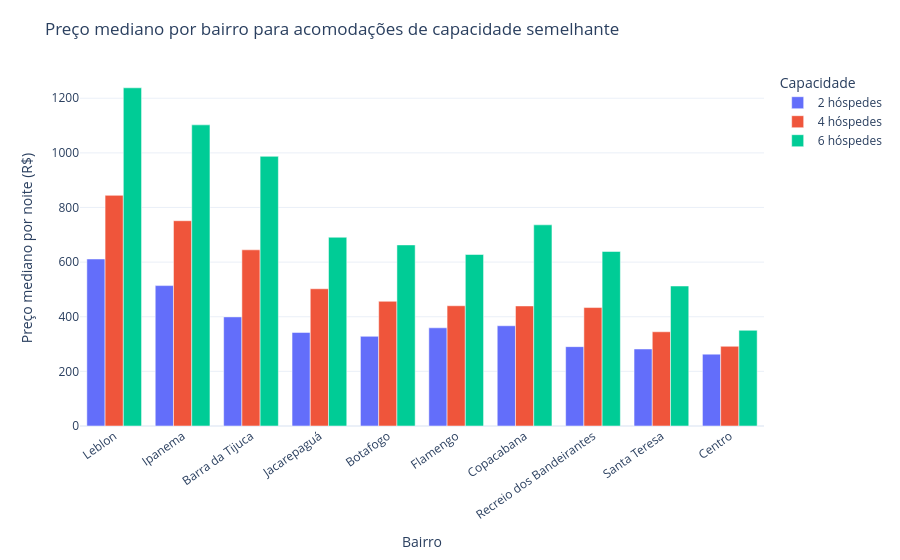

The notebook cell this image was saved under:
### Markdown cell above
### Gráfico 2 — *Preço mediano por bairro para acomodações de capacidade semelhante*

**Justificativa do tipo:** *O gráfico de barras agrupadas permite comparar simultaneamente bairros e capacidades de hospedagem. A separação entre anúncios para 2, 4 e 6 hóspedes permite observar se as diferenças de preço entre bairros permanecem mesmo quando comparamos ofertas de porte semelhante.*  
**Decisões de tratamento:** *Foram selecionados os 10 bairros com maior oferta e as capacidades de 2, 4 e 6 hóspedes, que possuem grande número de observações e representam segmentos frequentes do conjunto de dados. Novamente foi utilizada a mediana para reduzir a influência dos preços extremos. Anúncios sem preço informado foram excluídos.*

### Code cell
# Gráfico 2
capacidades = [2, 4, 6]

preco_capacidade = (
    df[
        df["neighbourhood_cleansed"].isin(top_bairros)
        & df["accommodates"].isin(capacidades)
        & df["price_num"].notna()
    ]
    .groupby(
        ["neighbourhood_cleansed", "accommodates"],
        as_index=False
    )
    .agg(
        preco_mediano=("price_num", "median"),
        anuncios=("price_num", "size")
    )
)

# Ordem dos bairros pelo preço dos anúncios para 4 hóspedes
ordem_bairros = (
    preco_capacidade[
        preco_capacidade["accommodates"] == 4
    ]
    .sort_values("preco_mediano", ascending=False)
    ["neighbourhood_cleansed"]
    .tolist()
)

preco_capacidade["Capacidade"] = (
    preco_capacidade["accommodates"]
    .astype(str)
    + " hóspedes"
)

fig2 = px.bar(
    preco_capacidade,
    x="neighbourhood_cleansed",
    y="preco_mediano",
    color="Capacidade",
    barmode="group",
    category_orders={
        "neighbourhood_cleansed": ordem_bairros,
        "Capacidade": ["2 hóspedes", "4 hóspedes", "6 hóspedes"]
    },
    hover_data={
        "anuncios": True,
        "preco_mediano": ":.2f",
        "accommodates": False
    },
    labels={
        "neighbourhood_cleansed": "Bairro",
        "preco_mediano": "Preço mediano por noite (R$)"
    },
    title="Preço mediano por bairro para acomodações de capacidade semelhante"
)

fig2.update_layout(
    template=template,
    xaxis_title="Bairro",
    yaxis_title="Preço mediano por noite (R$)",
    legend_title="Capacidade",
    xaxis_tickangle=-35,
    margin=dict(t=70, b=100)
)

fig2.show()

### Figure 1 — Plotly figure (JSON) as saved in the notebook; plotly's stock layout.template omitted (floating-point values rounded to 4 significant figures)
{"data": [{"alignmentgroup": "True", "customdata": [[745, 2], [738, 2], [1078, 2], [3159, 2], [319, 2], [852, 2], [448, 2], [427, 2], [405, 2], [681, 2]], "hovertemplate": "Capacidade=2 hóspedes<br>Bairro=%{x}<br>Preço mediano por noite (R$)=%{y:.2f}<br>anuncios=%{customdata[0]}<extra></extra>", "legendgroup": "2 hóspedes", "marker": {"color": "#636efa", "pattern": {"shape": ""}}, "name": "2 hóspedes", "offsetgroup": "2 hóspedes", "orientation": "v", "showlegend": true, "textposition": "auto", "type": "bar", "x": ["Barra da Tijuca", "Botafogo", "Centro", "Copacabana", "Flamengo", "Ipanema", "Jacarepaguá", "Leblon", "Recreio dos Bandeirantes", "Santa Teresa"], "xaxis": "x", "y": [399.5, 328.2, 263.1, 367.0, 359.5, 514.0, 342.5, 611.4, 290.5, 282.0], "yaxis": "y"}, {"alignmentgroup": "True", "customdata": [[1133, 4], [453, 4], [1113, 4], [4716, 4], [258, 4], [1320, 4], [523, 4], [624, 4], [693, 4], [325, 4]], "hovertemplate": "Capacidade=4 hóspedes<br>Bairro=%{x}<br>Preço mediano por noite (R$)=%{y:.2f}<br>anuncios=%{customdata[0]}<extra></extra>", "legendgroup": "4 hóspedes", "marker": {"color": "#EF553B", "pattern": {"shape": ""}}, "name": "4 hóspedes", "offsetgroup": "4 hóspedes", "orientation": "v", "showlegend": true, "textposition": "auto", "type": "bar", "x": ["Barra da Tijuca", "Botafogo", "Centro", "Copacabana", "Flamengo", "Ipanema", "Jacarepaguá", "Leblon", "Recreio dos Bandeirantes", "Santa Teresa"], "xaxis": "x", "y": [645.0, 456.5, 291.8, 439.5, 440.2, 751.5, 502.5, 844.4, 433.6, 345.0], "yaxis": "y"}, {"alignmentgroup": "True", "customdata": [[372, 6], [112, 6], [140, 6], [1512, 6], [64, 6], [499, 6], [181, 6], [229, 6], [356, 6], [95, 6]], "hovertemplate": "Capacidade=6 hóspedes<br>Bairro=%{x}<br>Preço mediano por noite (R$)=%{y:.2f}<br>anuncios=%{customdata[0]}<extra></extra>", "legendgroup": "6 hóspedes", "marker": {"color": "#00cc96", "pattern": {"shape": ""}}, "name": "6 hóspedes", "offsetgroup": "6 hóspedes", "orientation": "v", "showlegend": true, "textposition": "auto", "type": "bar", "x": ["Barra da Tijuca", "Botafogo", "Centro", "Copacabana", "Flamengo", "Ipanema", "Jacarepaguá", "Leblon", "Recreio dos Bandeirantes", "Santa Teresa"], "xaxis": "x", "y": [987.2, 663.0, 350.3, 736.5, 627.8, 1102.0, 691.0, 1238.0, 638.9, 512.5], "yaxis": "y"}], "layout": {"barmode": "group", "legend": {"title": {"text": "Capacidade"}, "tracegroupgap": 0}, "margin": {"b": 100, "t": 70}, "title": {"text": "Preço mediano por bairro para acomodações de capacidade semelhante"}, "xaxis": {"anchor": "y", "categoryarray": ["Leblon", "Ipanema", "Barra da Tijuca", "Jacarepaguá", "Botafogo", "Flamengo", "Copacabana", "Recreio dos Bandeirantes", "Santa Teresa", "Centro"], "categoryorder": "array", "domain": [0, 1], "tickangle": -35, "title": {"text": "Bairro"}}, "yaxis": {"anchor": "x", "domain": [0, 1], "title": {"text": "Preço mediano por noite (R$)"}}}}
